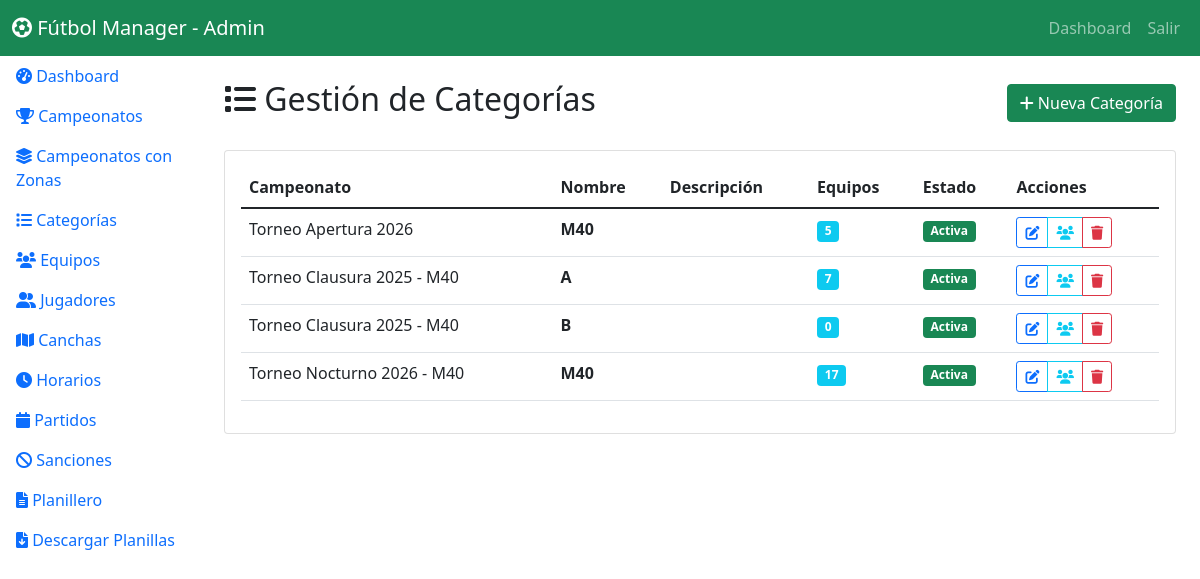
The app's page /admin/categorias.php (signed in), older data.
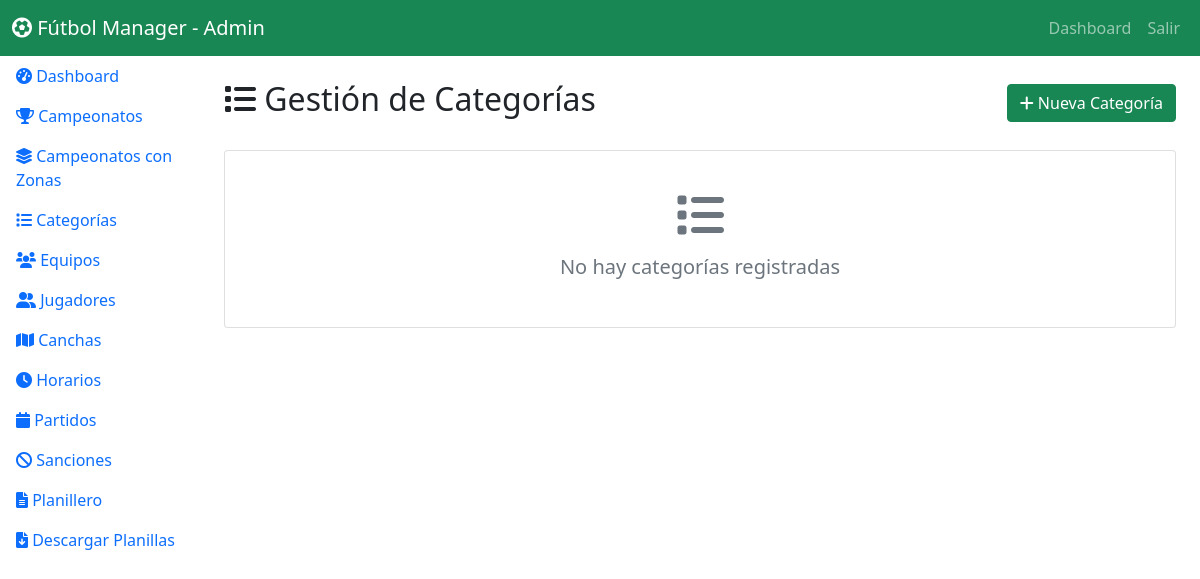
The same page, newer data.
### tables this page shows
CREATE TABLE `categorias` (
  `id` int(11) NOT NULL,
  `campeonato_id` int(11) NOT NULL,
  `nombre` varchar(50) NOT NULL,
  `descripcion` text DEFAULT NULL,
  `activa` tinyint(1) DEFAULT 1
);

CREATE TABLE `campeonatos` (
  `id` int(11) NOT NULL,
  `nombre` varchar(100) NOT NULL,
  `descripcion` text DEFAULT NULL,
  `fecha_inicio` date NOT NULL,
  `fecha_fin` date DEFAULT NULL,
  `activo` tinyint(1) DEFAULT 1,
  `es_torneo_nocturno` tinyint(1) DEFAULT 0 COMMENT 'Indica si es un torneo nocturno (por zonas)',
  `created_at` timestamp NULL DEFAULT current_timestamp()
);

### admin/categorias.php (the view, shortened to what the changed rows need)
<?php
$db = Database::getInstance()->getConnection();
$stmt = $db->query("
    SELECT c.*, camp.nombre as campeonato_nombre,
           COUNT(DISTINCT e.id) as equipos_count
    FROM categorias c
    JOIN campeonatos camp ON c.campeonato_id = camp.id
    LEFT JOIN equipos e ON c.id = e.categoria_id
    GROUP BY c.id
    ORDER BY camp.nombre, c.nombre
");
$categorias = $stmt->fetchAll();
?>
<!DOCTYPE html>
<html lang="es">
<head>
    <link href="https://cdnjs.cloudflare.com/ajax/libs/bootstrap/5.1.3/css/bootstrap.min.css" rel="stylesheet">
    <link href="https://cdnjs.cloudflare.com/ajax/libs/font-awesome/6.0.0/css/all.min.css" rel="stylesheet">
    <link href="<?php echo SITE_URL; ?>assets/css/style.css" rel="stylesheet">
</head>
<body>
    <div class="container-fluid">
        <div class="row">
            <div class="col-md-9 col-lg-10 p-4">
                <div class="d-flex justify-content-between align-items-center mb-4">
                    <h2><i class="fas fa-list"></i> Gestión de Categorías</h2>
                </div>
                <div class="card">
                    <div class="card-body">
                        <?php if (empty($categorias)): ?>
                            <div class="text-center py-4">
                                <i class="fas fa-list fa-3x text-muted mb-3"></i>
                                <h5 class="text-muted">No hay categorías registradas</h5>
                            </div>
                        <?php else: ?>
                            <div class="table-responsive">
                                <table class="table table-hover">
                                    <thead>
                                        <tr>
                                            <th>Campeonato</th>
                                            <th>Nombre</th>
                                            <th>Descripción</th>
                                            <th>Equipos</th>
                                            <th>Estado</th>
                                            <th>Acciones</th>
                                        </tr>
                                    </thead>
                                    <tbody>
                                        <?php foreach ($categorias as $categoria): ?>
                                        <tr>
                                            <td><?php echo htmlspecialchars($categoria['campeonato_nombre']); ?></td>
                                            <td><strong><?php echo htmlspecialchars($categoria['nombre']); ?></strong></td>
                                            <td><?php echo htmlspecialchars($categoria['descripcion']); ?></td>
                                            <td>
                                                <span class="badge bg-info"><?php echo $categoria['equipos_count']; ?></span>
                                            </td>
                                            <td>
                                                <?php if ($categoria['activa']): ?>
                                                    <span class="badge bg-success">Activa</span>
                                                <?php else: ?>
                                                    <span class="badge bg-secondary">Inactiva</span>
                                                <?php endif; ?>
                                            </td>
                                            <td>
                                                <div class="btn-group" role="group">
                                                    <button class="btn btn-sm btn-outline-primary"
                                                            onclick="editarCategoria(<?php echo $categoria['id']; ?>)">
                                                        <i class="fas fa-edit"></i>
                                                    </button>
                                                    <a href="equipos.php?categoria=<?php echo $categoria['id']; ?>"
                                                       class="btn btn-sm btn-outline-info">
                                                        <i class="fas fa-users"></i>
                                                    </a>
                                                    <button class="btn btn-sm btn-outline-danger"
                                                            onclick="eliminarCategoria(<?php echo $categoria['id']; ?>, '<?php echo htmlspecialchars($categoria['nombre']); ?>')">
                                                        <i class="fas fa-trash"></i>
                                                    </button>
                                                </div>
                                            </td>
                                        </tr>
                                        <?php endforeach; ?>
                                    </tbody>
                                </table>
                            </div>
                        <?php endif; ?>
                    </div>
                </div>
            </div>
        </div>
    </div>
</body>
</html>

Row changes from the older to the newer data that the page shows:
removed categorias: campeonato.nombre "Torneo Apertura 2026", nombre "M40", equipos_count "5", activa "Activa"
removed categorias: campeonato.nombre "Torneo Clausura 2025 - M40", nombre "A", equipos_count "7", activa "Activa"
removed categorias: campeonato.nombre "Torneo Clausura 2025 - M40", nombre "B", equipos_count "0", activa "Activa"
removed categorias: campeonato.nombre "Torneo Nocturno 2026 - M40", nombre "M40", equipos_count "17", activa "Activa"
Text that changed along with them:
text no longer shown: "Campeonato Nombre Descripción Equipos Estado Acciones"
text now shown: "No hay categorías registradas"
